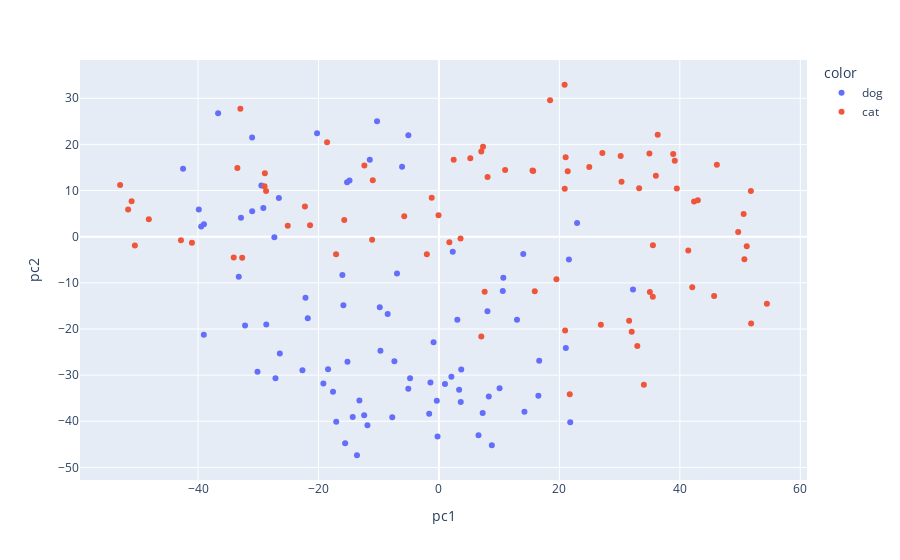

Notebook code for this chart:
### Markdown cell above
Create a labels list. This list will be of size 160. The first 80 elements in the list will be the word `blue`, and the last 80 elements will be `red`. This will ensure that all dog observations will be colored in blue and all cats will be colored in red. Name this list `colors`.

### Code cell
# Your code here:
import plotly.express

def custom_legend_name(new_names):
    for i, new_name in enumerate(new_names):
        fig.data[i].name = new_name

fig = px.scatter(df, x="pc1", y="pc2", color = colors)
custom_legend_name(['dog', 'cat'])

fig.show()
